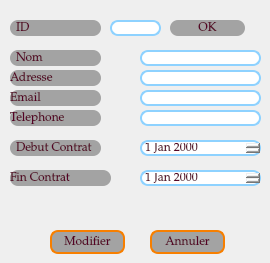
           <widget class="QWidget" name="tab_2">
            <attribute name="title">
             <string>Mise a Jour</string>
            </attribute>
            <widget class="QPushButton" name="pushButton_annuler_2">
             <property name="geometry">
              <rect>
               <x>150</x>
               <y>230</y>
               <width>75</width>
               <height>24</height>
              </rect>
             </property>
             <property name="styleSheet">
              <string notr="true">background-color:#A3A3A3;
color: rgb(86, 1, 38);
padding: 1px;
border-style: solid;
border: 2px solid #f77f00;
border-radius: 8px;
font-size: 12px;
font-family: Palatino Linotype;</string>
             </property>
             <property name="text">
              <string>Annuler</string>
             </property>
            </widget>
            <widget class="QPushButton" name="pushButton_ok">
             <property name="geometry">
              <rect>
               <x>170</x>
               <y>20</y>
               <width>75</width>
               <height>16</height>
              </rect>
             </property>
             <property name="styleSheet">
              <string notr="true">background-color:#A3A3A3;
color: rgb(86, 1, 38);
border-radius: 8px;
font-size: 12px;
font-family: Palatino Linotype;
border:none;</string>
             </property>
             <property name="text">
              <string>OK</string>
             </property>
            </widget>
            <widget class="QLineEdit" name="lineEdit_idU">
             <property name="geometry">
              <rect>
               <x>110</x>
               <y>20</y>
               <width>51</width>
               <height>16</height>
              </rect>
             </property>
             <property name="styleSheet">
              <string notr="true">
color: rgb(86, 1, 38);
padding: 1px;
border-style: solid;
border: 2px solid #8ed2ff;
border-radius: 8px;
font-size: 12px;
font-family: Palatino Linotype;</string>
             </property>
             <property name="text">
              <string/>
             </property>
            </widget>
            <widget class="QPushButton" name="pushButton_modifier">
             <property name="geometry">
              <rect>
               <x>50</x>
               <y>230</y>
               <width>75</width>
               <height>24</height>
              </rect>
             </property>
             <property name="styleSheet">
              <string notr="true">background-color:#A3A3A3;
color: rgb(86, 1, 38);
padding: 1px;
border-style: solid;
border: 2px solid #f77f00;
border-radius: 8px;
font-size: 12px;
font-family: Palatino Linotype;
</string>
             </property>
             <property name="text">
              <string>Modifier</string>
             </property>
            </widget>
            <widget class="QLabel" name="label_id_2">
             <property name="geometry">
              <rect>
               <x>10</x>
               <y>20</y>
               <width>91</width>
               <height>16</height>
              </rect>
             </property>
             <property name="styleSheet">
              <string notr="true">background-color:#A3A3A3;
color: rgb(86, 1, 38);
border-radius: 8px;
font-size: 12px;
font-family: Palatino Linotype;</string>
             </property>
             <property name="text">
              <string>  ID</string>
             </property>
            </widget>
            <widget class="QLabel" name="label_nom_2">
             <property name="geometry">
              <rect>
               <x>10</x>
               <y>50</y>
               <width>91</width>
               <height>16</height>
              </rect>
             </property>
             <property name="styleSheet">
              <string notr="true">background-color:#A3A3A3;
color: rgb(86, 1, 38);
border-radius: 8px;
font-size: 12px;
font-family: Palatino Linotype;</string>
             </property>
             <property name="text">
              <string>  Nom</string>
             </property>
            </widget>
            <widget class="QLabel" name="label_description_2">
             <property name="geometry">
              <rect>
               <x>10</x>
               <y>70</y>
               <width>91</width>
               <height>16</height>
              </rect>
             </property>
             <property name="styleSheet">
              <string notr="true">background-color:#A3A3A3;
color: rgb(86, 1, 38);
border-radius: 8px;
font-size: 12px;
font-family: Palatino Linotype;</string>
             </property>
             <property name="text">
              <string>Adresse</string>
             </property>
            </widget>
            <widget class="QLabel" name="label_type_2">
             <property name="geometry">
              <rect>
               <x>10</x>
               <y>90</y>
               <width>91</width>
               <height>16</height>
              </rect>
             </property>
             <property name="styleSheet">
              <string notr="true">background-color:#A3A3A3;
color: rgb(86, 1, 38);
border-radius: 8px;
font-size: 12px;
font-family: Palatino Linotype;</string>
             </property>
             <property name="text">
              <string>Email</string>
             </property>
            </widget>
            <widget class="QLabel" name="label_lieu_2">
             <property name="geometry">
              <rect>
               <x>10</x>
               <y>110</y>
               <width>91</width>
               <height>16</height>
              </rect>
             </property>
             <property name="styleSheet">
              <string notr="true">background-color:#A3A3A3;
color: rgb(86, 1, 38);
border-radius: 8px;
font-size: 12px;
font-family: Palatino Linotype;</string>
             </property>
             <property name="text">
              <string>Telephone</string>
             </property>
            </widget>
            <widget class="QLabel" name="label_date">
             <property name="geometry">
              <rect>
               <x>10</x>
               <y>140</y>
               <width>91</width>
               <height>16</height>
              </rect>
             </property>
             <property name="styleSheet">
              <string notr="true">background-color:#A3A3A3;
color: rgb(86, 1, 38);
border-radius: 8px;
font-size: 12px;
font-family: Palatino Linotype;</string>
             </property>
             <property name="text">
              <string>  Debut Contrat</string>
             </property>
            </widget>
            <widget class="QLabel" name="label_time">
             <property name="geometry">
              <rect>
               <x>10</x>
               <y>170</y>
               <width>101</width>
               <height>16</height>
              </rect>
             </property>
             <property name="styleSheet">
              <string notr="true">background-color:#A3A3A3;
color: rgb(86, 1, 38);
border-radius: 8px;
font-size: 12px;
font-family: Palatino Linotype;</string>
             </property>
             <property name="text">
              <string>Fin Contrat</string>
             </property>
            </widget>
            <widget class="QLineEdit" name="lineEdit_id_2">
             <property name="geometry">
              <rect>
               <x>140</x>
               <y>50</y>
               <width>121</width>
               <height>16</height>
              </rect>
             </property>
             <property name="styleSheet">
              <string notr="true">padding: 1px;
border-style: solid;
border: 2px solid #8ed2ff;
border-radius: 8px;
font-size: 12px;
font-family: Palatino Linotype;
color: rgb(86, 1, 38);</string>
             </property>
             <property name="text">
              <string/>
             </property>
            </widget>
            <widget class="QLineEdit" name="lineEdit_description_2">
             <property name="geometry">
              <rect>
               <x>140</x>
               <y>70</y>
               <width>121</width>
               <height>16</height>
              </rect>
             </property>
             <property name="styleSheet">
              <string notr="true">padding: 1px;
border-style: solid;
border: 2px solid #8ed2ff;
border-radius: 8px;
font-size: 12px;
font-family: Palatino Linotype;
color: rgb(86, 1, 38);</string>
             </property>
             <property name="text">
              <string/>
             </property>
            </widget>
            <widget class="QLineEdit" name="lineEdit_lieu_2">
             <property name="geometry">
              <rect>
               <x>140</x>
               <y>110</y>
               <width>121</width>
               <height>16</height>
              </rect>
             </property>
             <property name="styleSheet">
              <string notr="true">padding: 1px;
border-style: solid;
border: 2px solid  #8ed2ff;
border-radius: 8px;
font-size: 12px;
font-family: Palatino Linotype;
color: rgb(86, 1, 38);</string>
             </property>
             <property name="text">
              <string/>
             </property>
            </widget>
            <widget class="QDateEdit" name="dateEdit_date">
             <property name="geometry">
              <rect>
               <x>140</x>
               <y>140</y>
               <width>121</width>
               <height>16</height>
              </rect>
             </property>
             <property name="styleSheet">
              <string notr="true">padding: 1px;
color: rgb(86, 1, 38);
border-style: solid;
border: 2px solid  #8ed2ff;
border-radius: 8px;
font-size: 12px;
font-family: Palatino Linotype;</string>
             </property>
            </widget>
            <widget class="QDateEdit" name="dateEdit_date_2">
             <property name="geometry">
              <rect>
               <x>140</x>
               <y>170</y>
               <width>121</width>
               <height>16</height>
              </rect>
             </property>
             <property name="styleSheet">
              <string notr="true">padding: 1px;
color: rgb(86, 1, 38);
border-style: solid;
border: 2px solid  #8ed2ff;
border-radius: 8px;
font-size: 12px;
font-family: Palatino Linotype;</string>
             </property>
            </widget>
            <widget class="QLineEdit" name="lineEdit_lieu_3">
             <property name="geometry">
              <rect>
               <x>140</x>
               <y>90</y>
               <width>121</width>
               <height>16</height>
              </rect>
             </property>
             <property name="styleSheet">
              <string notr="true">padding: 1px;
border-style: solid;
border: 2px solid  #8ed2ff;
border-radius: 8px;
font-size: 12px;
font-family: Palatino Linotype;
color: rgb(86, 1, 38);</string>
             </property>
             <property name="text">
              <string/>
             </property>
            </widget>
           </widget>
